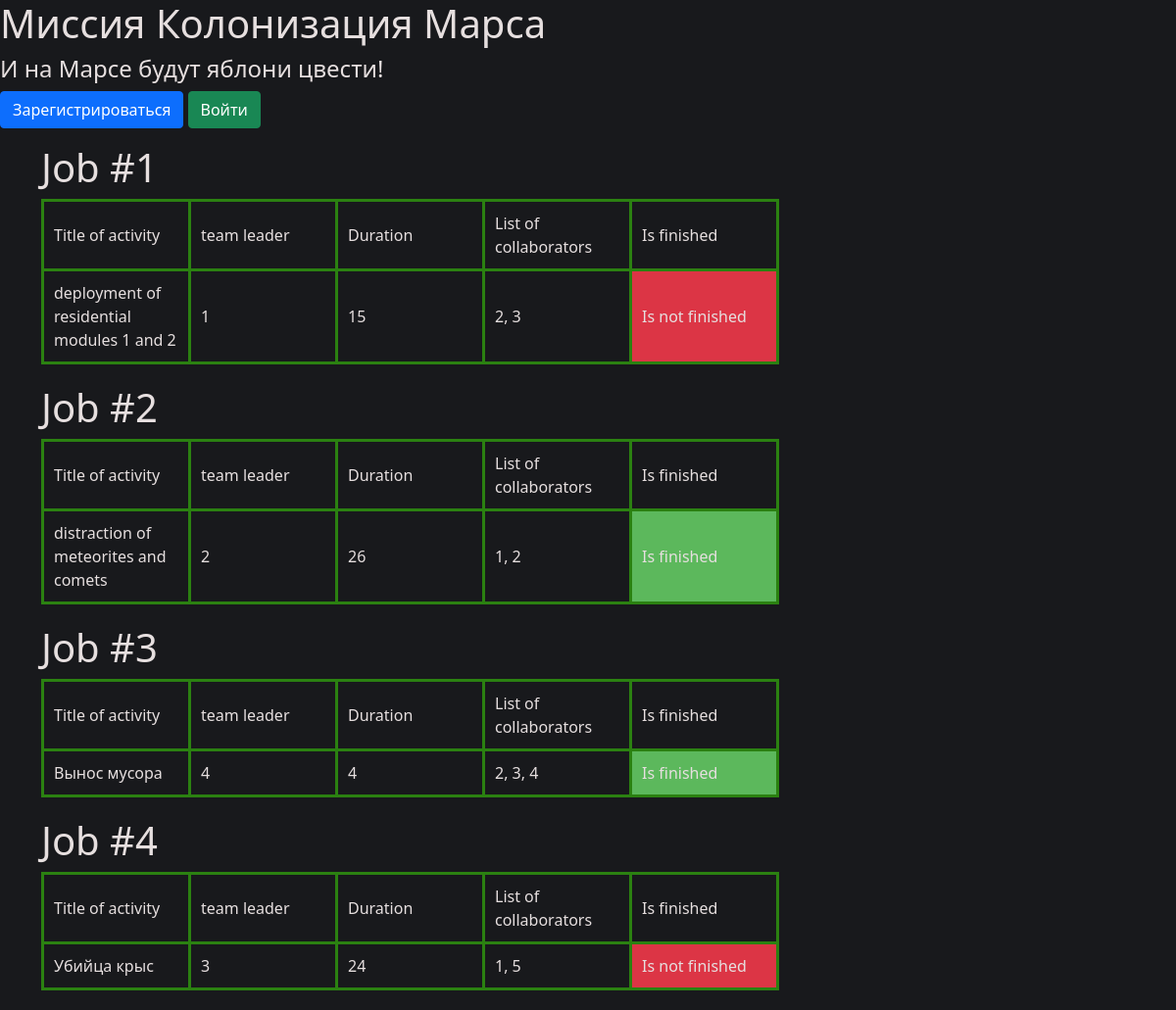
Screenshot of /table with the database file from the repository.
### data/jobs.py (models this page shows, shortened)
class Job(SqlAlchemyBase):
    __tablename__ = 'jobs'
    id = sqlalchemy.Column(sqlalchemy.Integer,
                           primary_key=True, autoincrement=True)
    team_leader = sqlalchemy.Column(sqlalchemy.Integer, sqlalchemy.ForeignKey("users.id"))
    job = sqlalchemy.Column(sqlalchemy.String)
    work_size = sqlalchemy.Column(sqlalchemy.Integer)
    collaborators = sqlalchemy.Column(sqlalchemy.String)
    start_date = sqlalchemy.Column(sqlalchemy.DateTime, default=datetime.datetime.now)
    end_date = sqlalchemy.Column(sqlalchemy.DateTime)
    is_finished = sqlalchemy.Column(sqlalchemy.Boolean, default=False)
    user = orm.relationship('User')

### repr.py (the view)
@app.route('/table')
def table():
    db_sess = create_session()
    lst = []
    for job in db_sess.query(Job).all():
        lst.append(job)
    return render_template('table.html', title='Работа', list=lst)

### data/db_session.py (called while the page is built)
def create_session() -> Session:
    global __factory
    return __factory()

### templates/table.html
{% extends "base.html" %}
{% block hed %}
<link rel="stylesheet" href="/static/css/table.css">
{% endblock %}
{% block content %}
{% for job in list %}
<h1>Job #{{job.id}}</h1>
<table>
    <thead>
    <tr>
        <td>Title of activity</td>
        <td>team leader</td>
        <td>Duration</td>
        <td>List of collaborators</td>
        <td>Is finished</td>
    </tr>
    </thead>
    <tbody>
        <tr>
            <td>{{job.job}}</td>
            <td>{{job.team_leader}}</td>
            <td>{{job.work_size}}</td>
            <td>{{job.collaborators}}</td>
            {% if job.is_finished %}
            <td class="finished">Is finished</td>
            {% else %}
            <td class="not_finished">Is not finished</td>
            {% endif %}
        </tr>
    </tbody>
</table>
{% endfor %}
{% endblock %}

### static/css/table.css (style rules this page uses)
td { text-align: left; padding: 10px; border: 3px solid rgb(43, 129, 17); min-width: 150px; }
td.finished { background: #5cb85c }
td.not_finished { background: #dc3545 }
body { background-color: #18191C; color: #e6dfdf; }
table { width: 650px; border-top: 7px solid rgb(43, 129, 17); border-collapse: collapse; text-align: center; margin-bottom: 20px; border: 1px solid #dddddd; }

### rows the page displays
Job: id "1", job "deployment of residential modules 1 and 2", team_leader "1", work_size "15", collaborators "2, 3", is_finished "Is not finished"
Job: id "2", job "distraction of meteorites and comets", team_leader "2", work_size "26", collaborators "1, 2", is_finished "Is finished"
Job: id "3", job "Вынос мусора", team_leader "4", work_size "4", collaborators "2, 3, 4", is_finished "Is finished"
Job: id "4", job "Убийца крыс", team_leader "3", work_size "24", collaborators "1, 5", is_finished "Is not finished"
